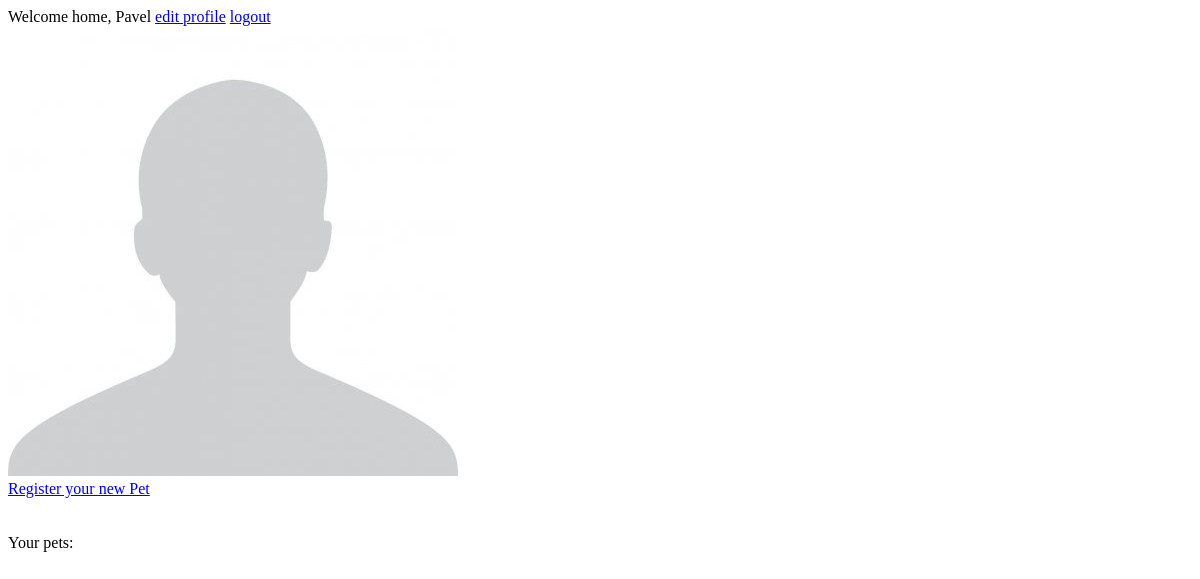
Page /web_interface/profile/ (signed in) on the earlier database version.
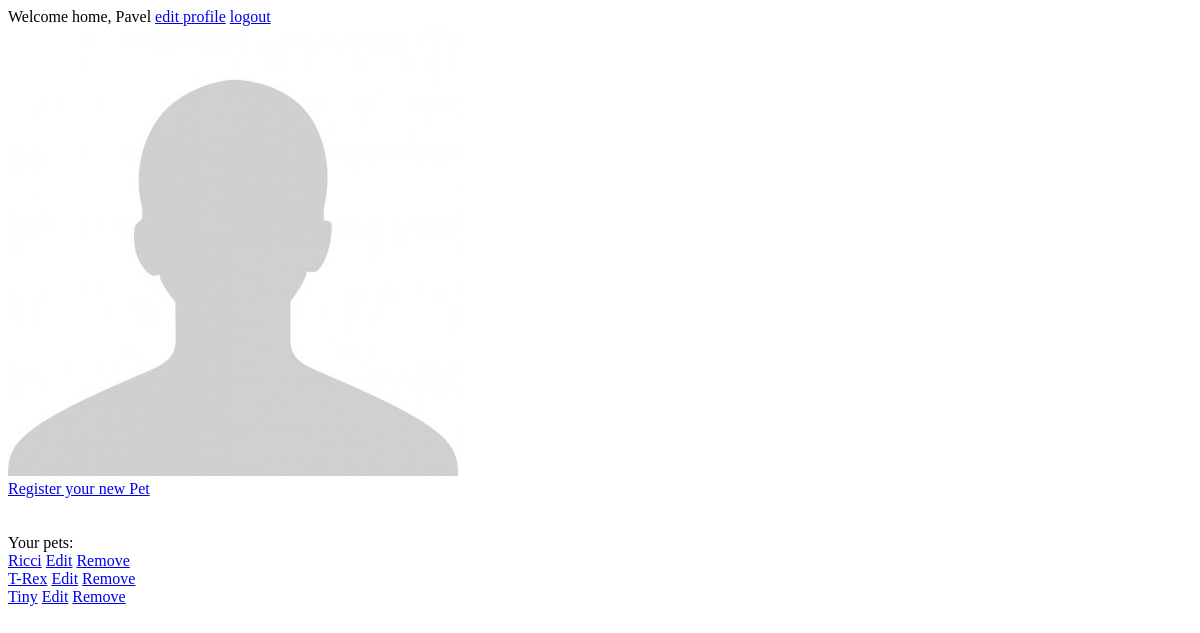
Same page on the later database version.
### web_auth/models.py (models this page shows, shortened)
class User(AbstractUser):
    first_name = models.CharField(max_length=35)
    last_name = models.CharField(max_length=35)
    email = models.EmailField(max_length=70, unique=True)
    username = models.CharField(max_length=45, unique=True)
    avatar = models.ImageField(upload_to='users/avatars/', default='defaults/avatars/default_user_avatar.jpg')
    date_joined = models.DateTimeField(default=timezone.now)
    bio = models.TextField(blank=True)
    status = models.CharField(blank=True, max_length=70)
    USERNAME_FIELD = 'email'
    REQUIRED_FIELDS = ['first_name', 'username']

class Pet(models.Model):
    name = models.CharField(max_length=35)
    avatar = models.ImageField(upload_to='pets/avatars/', default='defaults/avatars/default_pet_avatar.png')
    owner = models.ForeignKey(User, on_delete=models.CASCADE)

### web_interface/views.py (the view)
# urls.py: path('profile/', views.profile, name='profile_view'),
@login_required(login_url='/auth/login/')
def profile(request):
    user = request.user
    pets = Pet.objects.filter(owner=user)
    return render(request, 'profile.html', {
        'user': user,
        'pets': pets,
    })

### web_interface/templates/profile.html (shortened to what this page needs)
{% extends 'base.html' %}
{% block content %}
Welcome home, {{ user.first_name }} <a href="/web_interface/edit_profile/{{ user.pk }}">edit profile</a> <a href="/auth/logout">logout</a> <br>
<img src="{{ user.avatar.url }}" alt=""><br>
<a href="/web_interface/newpet">Register your new Pet</a>
<br><br><br>
Your pets:
{% for pet in pets %}
<br><a href="/web_interface/pet/{{ pet.pk }}">{{ pet.name }}</a>
 <a href="/web_interface/edit_pet/{{ pet.pk }}">Edit</a>
 <a href="/web_interface/delete_pet/{{ pet.pk }}">Remove</a>
{% endfor %}
{% endblock %}

### web_auth/templates/base.html (shortened to what this page needs)
{% load static %}
<!DOCTYPE html>
<html lang="en">
<head>
</head>
<body>
{% block content %}
{% endblock %}
</body>
</html>

Differences in the rows shown:
added Pet: name "Ricci"
added Pet: name "T-Rex"
added Pet: name "Tiny"
